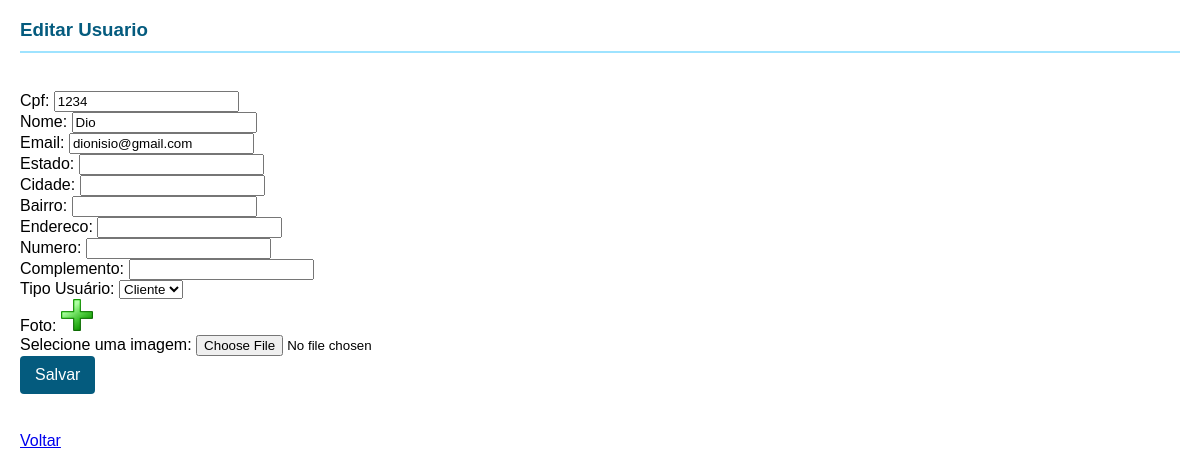
The app's page /perfil/usuarios/edita.php?cpfUsuario=1234, older data.
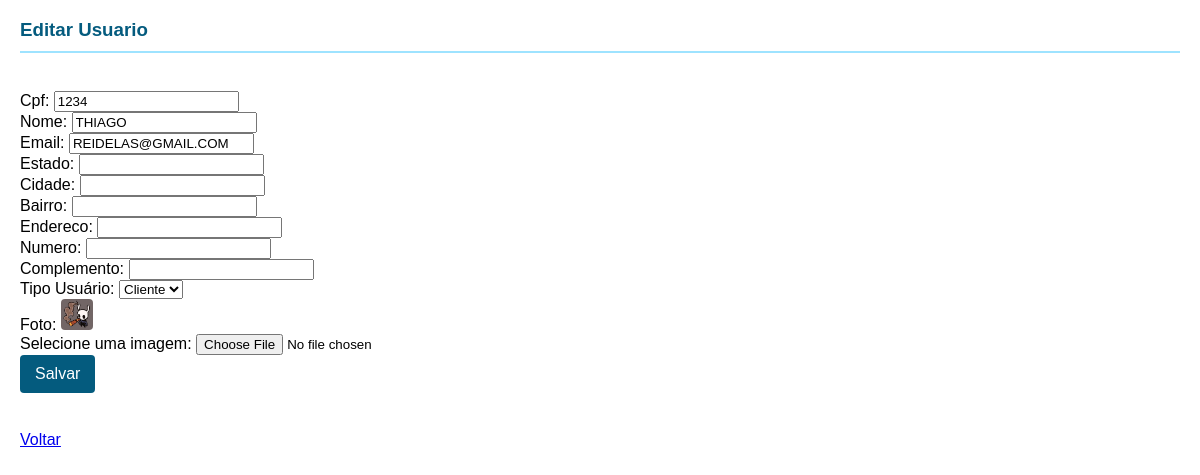
The same page, newer data.
### tables this page shows
CREATE TABLE `usuario` (
  `cpfUsuario` varchar(14) NOT NULL,
  `nomeUsuario` varchar(100) NOT NULL,
  `emailUsuario` varchar(100) NOT NULL,
  `estadoUsuario` varchar(50) DEFAULT NULL,
  `cidadeUsuario` varchar(100) DEFAULT NULL,
  `bairroUsuario` varchar(100) DEFAULT NULL,
  `enderecoUsuario` varchar(200) DEFAULT NULL,
  `numeroUsuario` varchar(10) DEFAULT NULL,
  `complementoUsuario` varchar(100) DEFAULT NULL,
  `senhaUsuario` varchar(255) NOT NULL,
  `fotoPerfil` varchar(255) DEFAULT NULL,
  `tipoUsuario` enum('adm','cliente') NOT NULL DEFAULT 'cliente'
);

### perfil/usuarios/edita.php (the view, shortened to what this page needs)
<?php
    $cpf = $_GET['cpfUsuario'];
    $ds = "mysql:host=localhost;dbname=e_market";
    $con = new PDO($ds, 'root', 'vertrigo');
    $sql = "SELECT * from usuario WHERE cpfusuario=?";
    $stm = $con->prepare($sql);
    $stm->bindParam(1,$cpf);
    $stm->execute();
    $result = $stm->fetch();
    $nome = $result['nomeUsuario'];
    $email = $result['emailUsuario'];
    $estado = $result['estadoUsuario'];
    $cidade = $result['cidadeUsuario'];
    $bairro = $result['bairroUsuario'];
    $endereco = $result['enderecoUsuario'];
    $numero = $result['numeroUsuario'];
    $complemento = $result['complementoUsuario'];
    $foto = $result['fotoPerfil'];
    $tipo = $result['tipoUsuario'];
?>
<!DOCTYPE html>
<html lang="pt-br">
<head>
    <link rel="stylesheet" type="text/css" href="style.css" />
</head>
<body>
    <h3>Editar Usuario</h3>
    <form method='POST' action='atualiza.php' enctype="multipart/form-data">
        <input name='cpfAntigo' type="hidden"  value='<?php print $cpf ?>'><br>
        <label>Cpf: </label>
        <input name='cpfUsuario' value='<?php print $cpf ?>'><br>
        <label>Nome: </label>
        <input name='nomeUsuario' value='<?php print $nome ?>'><br>
        <label>Email: </label>
        <input name='emailUsuario' value='<?php print $email ?>'><br>
        <label>Estado: </label>
        <input name='estadoUsuario' value='<?php print $estado ?>'><br>
        <label>Cidade: </label>
        <input name='cidadeUsuario' value='<?php print $cidade ?>'><br>
        <label>Bairro: </label>
        <input name='bairroUsuario' value='<?php print $bairro ?>'><br>
        <label>Endereco: </label>
        <input name='enderecoUsuario' value='<?php print $endereco ?>'><br>
        <label>Numero: </label>
        <input name='numeroUsuario' value='<?php print $numero ?>'><br>
        <label>Complemento: </label>
        <input name='complementoUsuario' value='<?php print $complemento ?>'><br>
        <label>Tipo Usuário: </label>
        <select name='tipoUsuario' value='<?php print $tipo ?>'>
            <option value='cliente'>Cliente</option>
        </select>    <br>
        <label>Foto: </label>
        <?php echo "<img src='../../perfil/imagens/" . $foto. "' width='32px'/>"?>
        <br>
   Selecione uma imagem: <input name="arquivo" type="file"   />
   <br/>
        <button type='submit'>Salvar</button>
    </form>
    <br><a href='pesquisa.php'>Voltar</a>
</body>
</html>

### perfil/usuarios/style.css (style rules this page uses)
body { font-family: Arial, sans-serif; background-color: rgb(255, 255, 255); margin: 0; padding: 0; padding-left: 20px; padding-right: 20px; }
h3 { color: rgb(4, 91, 126); border-bottom: 2px solid rgb(158, 227, 255); padding-bottom: 10px; margin-bottom: 20px; }
form { margin-bottom: 20px; }
button { background-color: rgb(4, 91, 126); color: #fff; border: none; padding: 10px 15px; border-radius: 4px; cursor: pointer; font-size: 16px; transition: background-color 0.3s; }
img { border-radius: 4px; }

Row changes from the older to the newer data that the page shows:
changed usuario "Cliente": nomeUsuario "Dio" → "THIAGO"; emailUsuario "dionisio@gmail.com" → "REIDELAS@GMAIL.COM"; fotoPerfil: a different picture
